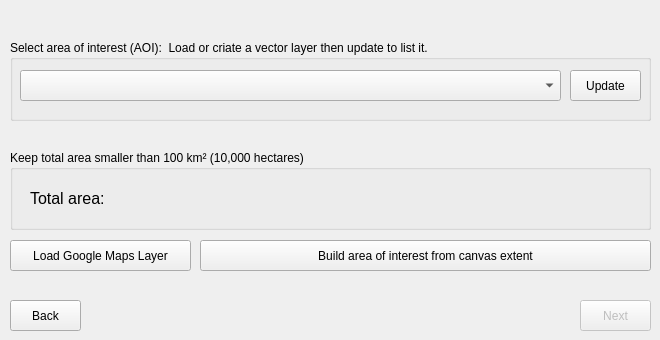
   <widget class="QWidget" name="tab_4">
    <attribute name="title">
     <string>Step 3</string>
    </attribute>
    <widget class="QPushButton" name="QPushButton_next">
     <property name="enabled">
      <bool>false</bool>
     </property>
     <property name="geometry">
      <rect>
       <x>580</x>
       <y>300</y>
       <width>71</width>
       <height>31</height>
      </rect>
     </property>
     <property name="text">
      <string>Next</string>
     </property>
    </widget>
    <widget class="QGroupBox" name="groupBox_11">
     <property name="geometry">
      <rect>
       <x>10</x>
       <y>40</y>
       <width>641</width>
       <height>81</height>
      </rect>
     </property>
     <property name="title">
      <string>Select area of interest (AOI):  Load or criate a vector layer then update to list it.</string>
     </property>
     <widget class="QPushButton" name="update_vector">
      <property name="geometry">
       <rect>
        <x>560</x>
        <y>30</y>
        <width>71</width>
        <height>31</height>
       </rect>
      </property>
      <property name="text">
       <string>Update</string>
      </property>
     </widget>
     <widget class="QComboBox" name="vector_layer_combobox">
      <property name="geometry">
       <rect>
        <x>10</x>
        <y>30</y>
        <width>541</width>
        <height>31</height>
       </rect>
      </property>
     </widget>
    </widget>
    <widget class="QPushButton" name="QPushButton_back">
     <property name="enabled">
      <bool>true</bool>
     </property>
     <property name="geometry">
      <rect>
       <x>10</x>
       <y>300</y>
       <width>71</width>
       <height>31</height>
      </rect>
     </property>
     <property name="text">
      <string>Back</string>
     </property>
    </widget>
    <widget class="QPushButton" name="hybrid">
     <property name="enabled">
      <bool>true</bool>
     </property>
     <property name="geometry">
      <rect>
       <x>10</x>
       <y>240</y>
       <width>181</width>
       <height>31</height>
      </rect>
     </property>
     <property name="text">
      <string>Load Google Maps Layer</string>
     </property>
    </widget>
    <widget class="QPushButton" name="build_vector_layer">
     <property name="enabled">
      <bool>true</bool>
     </property>
     <property name="geometry">
      <rect>
       <x>200</x>
       <y>240</y>
       <width>451</width>
       <height>31</height>
      </rect>
     </property>
     <property name="text">
      <string>Build area of interest from canvas extent</string>
     </property>
    </widget>
    <widget class="QGroupBox" name="groupBox_5">
     <property name="geometry">
      <rect>
       <x>10</x>
       <y>150</y>
       <width>641</width>
       <height>80</height>
      </rect>
     </property>
     <property name="title">
      <string>Keep total area smaller than 100 km² (10,000 hectares)</string>
     </property>
     <widget class="QLabel" name="aoi_area">
      <property name="geometry">
       <rect>
        <x>20</x>
        <y>40</y>
        <width>431</width>
        <height>16</height>
       </rect>
      </property>
      <property name="font">
       <font>
        <pointsize>12</pointsize>
       </font>
      </property>
      <property name="text">
       <string>Total area:</string>
      </property>
     </widget>
    </widget>
   </widget>
